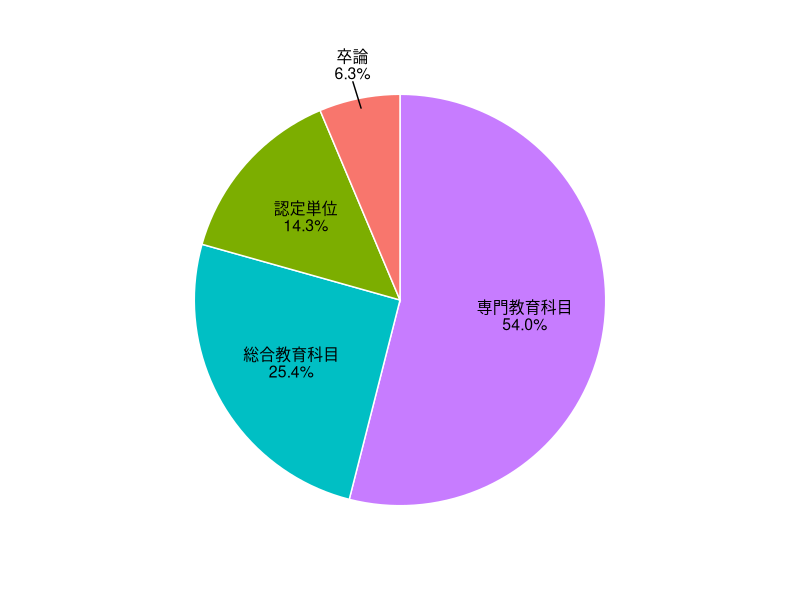
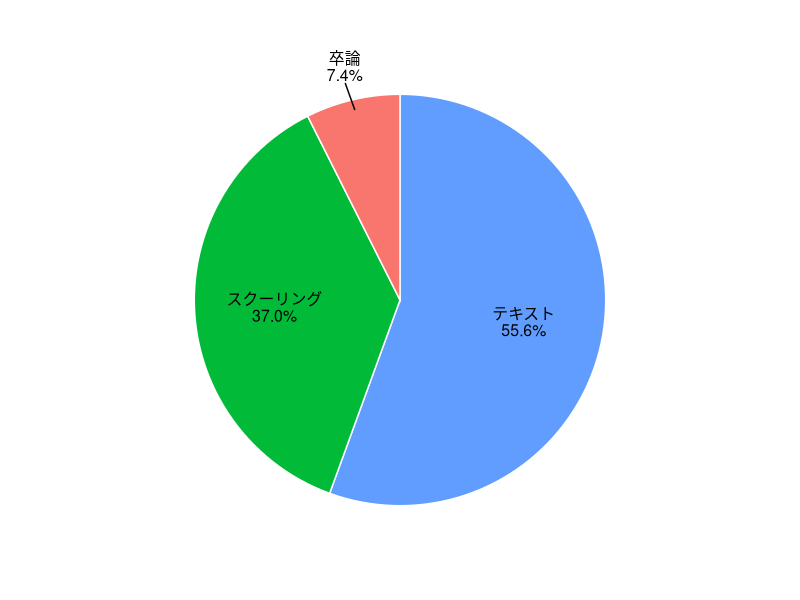
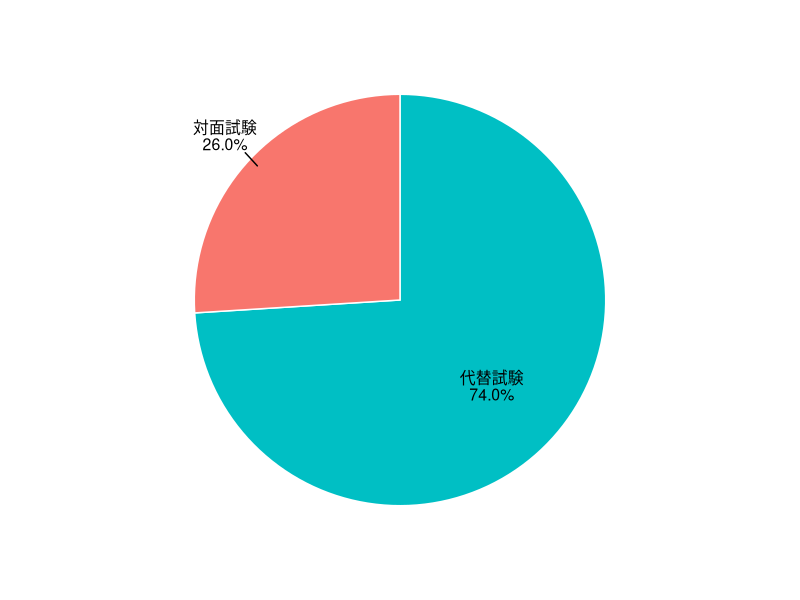
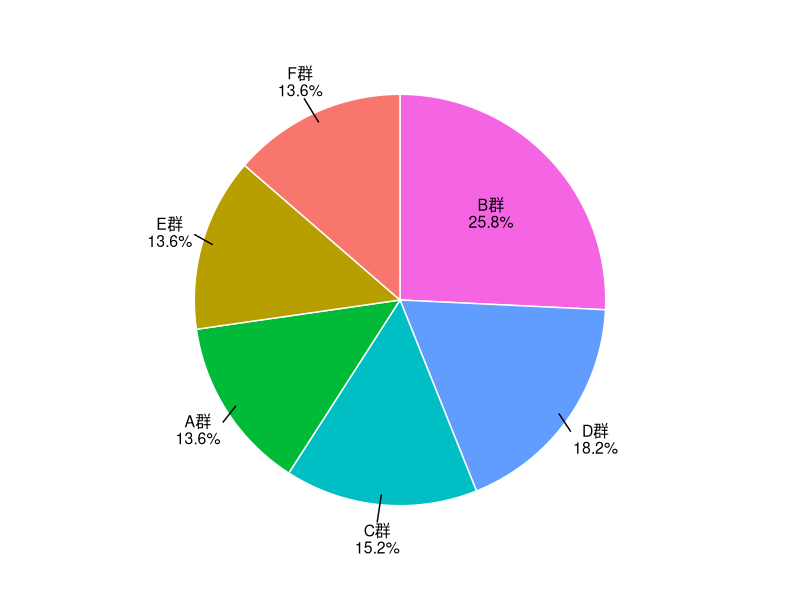
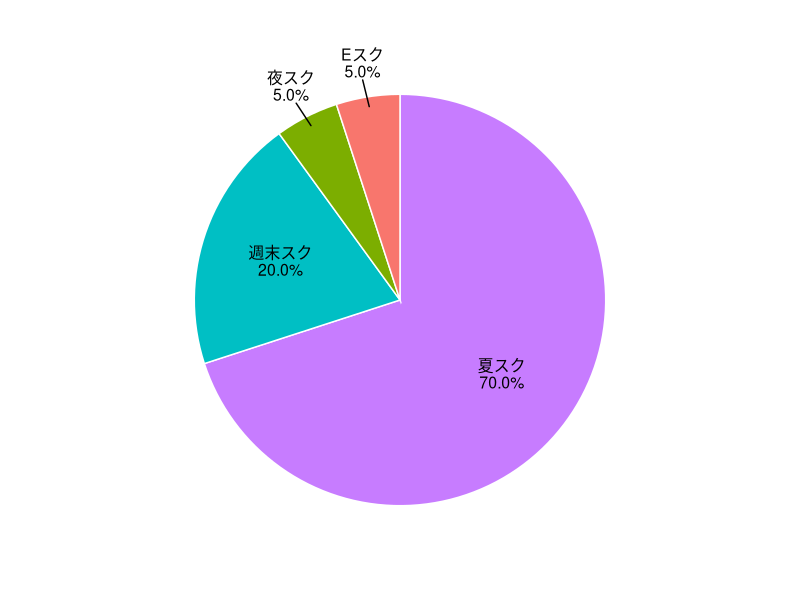
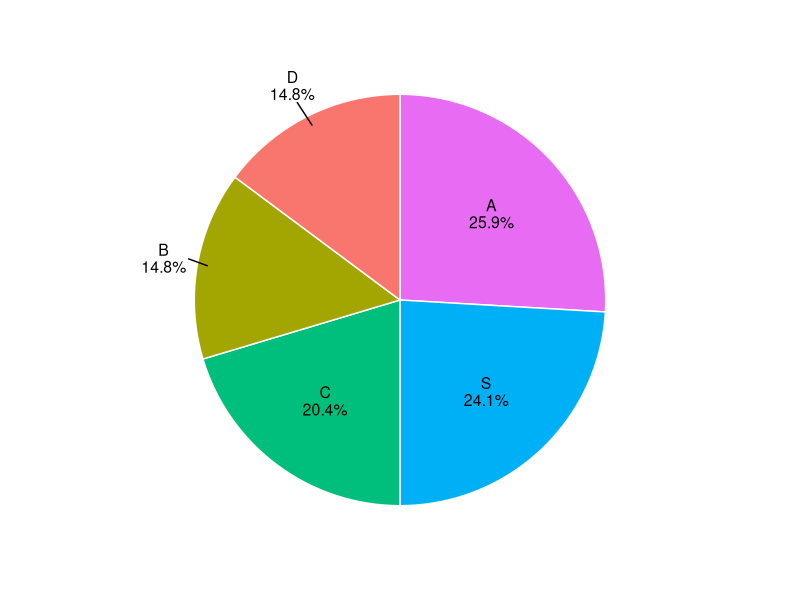
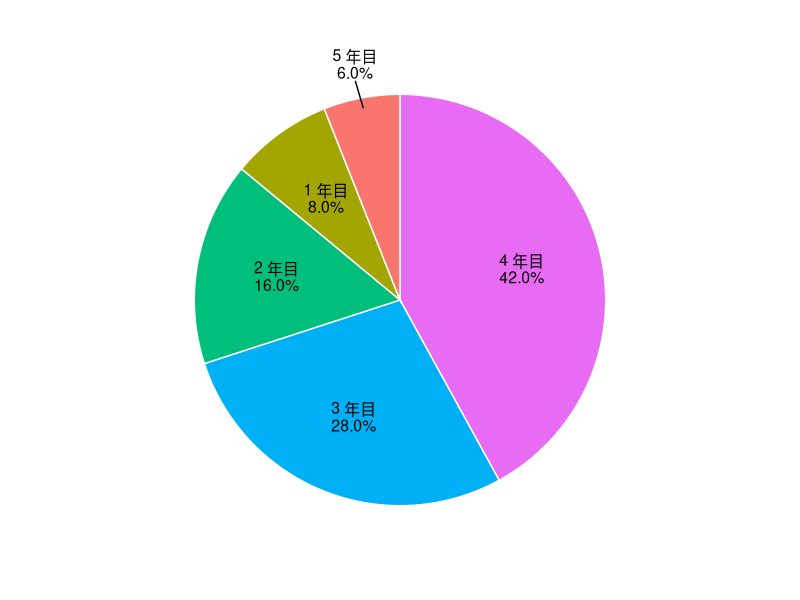
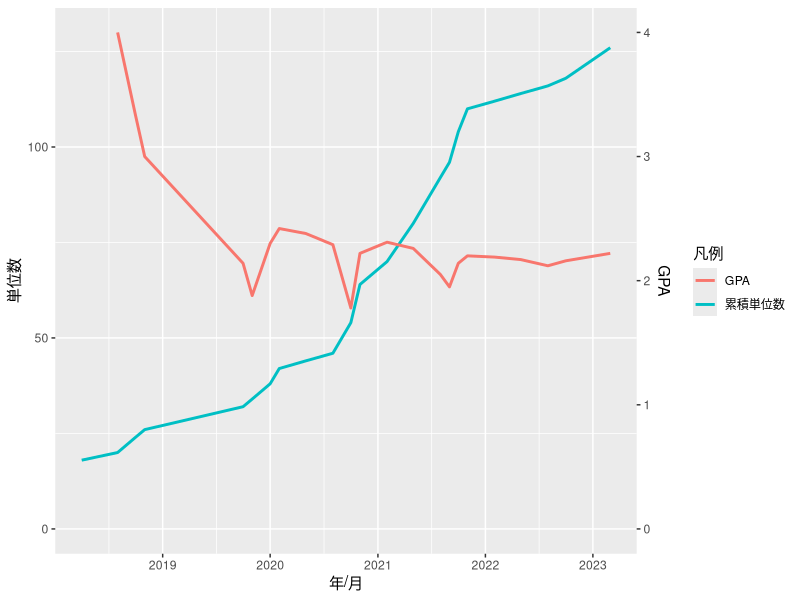

Generate these figures, in order, with R:
## ---- chunk 1
knitr::opts_chunk$set(echo = TRUE)
library(dplyr)
library(stringr)
library(ggplot2)
library(ggrepel)
df<-read.csv ("./kccstats.csv")
## ---- chunk 2
if(0){
matrix <- group_by(df, courseDivision)
matrix <- summarise(matrix,
  divisionName = case_when(
    head(courseDivision,1) == 0 ~ "認定単位", 
    head(courseDivision,1) == 1 ~ "総合教育科目", 
    head(courseDivision,1) == 2 ~ "専門教育科目", 
    head(courseDivision,1) == 3 ~ "卒論"
  ),
  credits = sum(credits),
  GPA = round(sum(GPA)/sum(credits),2),
)
# courceDivision列を削除
matrix <- matrix[,-1]
# 合計
totalCredits <- sum(subset(
  df$credits,
  df$credits & df$GPA>=0
))
totalGPA <- round(sum(subset(
  df$GPA, 
  df$credits & df$GPA>=0
)) / total, 2)
totalRow <- data.frame(
  divisionName = c("計"),
  credits = c(totalCredits),
  GPA = c(totalGPA)
)
matrix <- rbind(matrix,totalRow)
# NA削除
matrix <- subset(matrix, !(is.na(matrix$divisionName)))
# 列名変更
colnames(matrix) <- c("区分","単位数","GPA")
matrix
}
## ---- chunk 3
# 認定
nintei <- sum(subset(df$credits,df$courseDivision==0))
# 総合科目
sougou <- sum(subset(
  df$credits,
  df$courseDivision==1 & df$GPA>=0
))
sougouGPA <- round(sum(subset(
  df$GPA, 
  df$courseDivision==1 & df$GPA>=0
))/sougou, 2)
# 専門科目
senmon <- sum(subset(
  df$credits,
  df$courseDivision==2 & df$GPA>=0
))
senmonGPA <- round(sum(subset(
  df$GPA, 
  df$courseDivision==2 & df$GPA>=0
))/senmon, 2)
# 卒論
sotsuron <- sum(subset(
  df$credits,
  df$courseDivision==3 & df$GPA>=0
))
sotsuronGPA <- round(sum(subset(
  df$GPA, 
  df$courseDivision==3
))/sotsuron, 2)
# 必修
hisshu  <- sum(subset(
  df$credits,
  df$isRequired==1 & df$GPA>=0
))
hisshuGPA <- round(sum(subset(
  df$GPA, 
  df$isRequired==1 & df$GPA>=0
))/hisshu, 2)
# 選択
sentaku <- sum(subset(
  df$credits,
  df$isRequired==0 & df$GPA>=0
))
sentakuGPA <- round(sum(subset(
  df$GPA, 
  df$isRequired==0 & df$GPA>=0
))/sentaku, 2)
# テキスト
text <- sum(subset(
  df$credits,
  df$isSchooling==0 & df$GPA>=0
))
textGPA <- round(sum(subset(
  df$GPA, 
  df$isSchooling==0 & df$GPA>=0
))/text, 2)
# スクーリング
schooling <- sum(subset(
  df$credits,
  df$isSchooling==1 & df$GPA>=0
))
schoolingGPA <- round(sum(subset(
  df$GPA, 
  df$isSchooling==1 & df$GPA>=0
))/schooling, 2)
# 対面
taimen <- sum(subset(
  df$credits,
  df$isFace2FaceExam==1 & df$GPA>=0
))
taimenGPA <- round(sum(subset(
  df$GPA, 
  df$isFace2FaceExam==1 & df$GPA>=0
))/taimen, 2)
# 代替
daitai <- sum(subset(
  df$credits,
  df$isFace2FaceExam==0 & df$GPA>=0
))
daitaiGPA <- round(sum(subset(
  df$GPA, 
  df$isFace2FaceExam==0 & df$GPA>=0
))/daitai, 2)
# 合計
total <- sum(subset(
  df$credits,
  df$GPA>=0
))
totalGPA <- round(sum(subset(
  df$GPA, 
  df$GPA>=0
)) / total, 2)
# データフレーム作成
matrix <- data.frame(
  "区分" = c("認定単位","総合教育科目","専門教育科目","必修科目","選択科目","テキスト","スクーリング","対面試験","代替試験","卒論","取得単位計"),
  "単位数" = c(nintei,sougou,senmon,hisshu,sentaku,text,schooling,taimen,daitai,sotsuron,total),
  "GPA" = c(NA,sougouGPA,senmonGPA,hisshuGPA,sentakuGPA,textGPA,schoolingGPA,taimenGPA,daitaiGPA,sotsuronGPA,totalGPA)
)
matrix
## ---- chunk 4
options(warn=-1)
sample_data <- data.frame(
    type = c("認定単位","総合教育科目","専門教育科目","卒論"),
    n = c(nintei,sougou,senmon,sotsuron)
)
# 凡例を外にするのか内にするのかの境界。描画時にエラーになるときはここを調整してみる 
txtBorder = 0.1
(sample_data %>% arrange(desc(n)) %>%
    mutate(ypos = cumsum(n) - n / 2) %>%
    mutate(per = n / sum(n)) %>%
    mutate(label = paste0(type, "\n", scales::percent(per, 0.1))) %>%
    ggplot(aes(x = 0, y = n, fill = factor(rev(ypos))))
    + geom_col(color = "white")
    + coord_polar("y")
    + geom_text(data = (. %>% filter(per >= txtBorder)),
        aes(x = 0.1, y = ypos, label = label), lineheight = 0.9, size = 4)
    + geom_text_repel(data = (. %>% filter(!(per >= txtBorder))),
        aes(x = 0.4, y = ypos, label = label), nudge_x = 0.2, lineheight = 0.9, size = 4)
    #+ scale_fill_manual(values = rep(alpha(c("#03af7a","#fff100","#005aff","#ff4b00","#4dc4ff","#ff8082","#f6aa00","#990099"), 0.6), 2))
    + theme_void()
    + theme(legend.position = "none")
)
## ---- chunk 5
options(warn=-1)
sample_data <- data.frame(
    type = c("テキスト","スクーリング","卒論"),
    n = c(text,schooling,sotsuron)
)
# 凡例を外にするのか内にするのかの境界。描画時にエラーになるときはここを調整してみる 
txtBorder = 0.1
(sample_data %>% arrange(desc(n)) %>%
    mutate(ypos = cumsum(n) - n / 2) %>%
    mutate(per = n / sum(n)) %>%
    mutate(label = paste0(type, "\n", scales::percent(per, 0.1))) %>%
    ggplot(aes(x = 0, y = n, fill = factor(rev(ypos))))
    + geom_col(color = "white")
    + coord_polar("y")
    + geom_text(data = (. %>% filter(per >= txtBorder)),
        aes(x = 0.1, y = ypos, label = label), lineheight = 0.9, size = 4)
    + geom_text_repel(data = (. %>% filter(!(per >= txtBorder))),
        aes(x = 0.4, y = ypos, label = label), nudge_x = 0.2, lineheight = 0.9, size = 4)
    #+ scale_fill_manual(values = rep(alpha(c("#03af7a","#fff100","#005aff","#ff4b00","#4dc4ff","#ff8082","#f6aa00","#990099"), 0.6), 2))
    + theme_void()
    + theme(legend.position = "none")
)
## ---- chunk 6
options(warn=-1)
sample_data <- data.frame(
    type = c("対面試験","代替試験"),
    n = c(taimen,daitai)
)
# 凡例を外にするのか内にするのかの境界。描画時にエラーになるときはここを調整してみる 
txtBorder = 0.3
(sample_data %>% arrange(desc(n)) %>%
    mutate(ypos = cumsum(n) - n / 2) %>%
    mutate(per = n / sum(n)) %>%
    mutate(label = paste0(type, "\n", scales::percent(per, 0.1))) %>%
    ggplot(aes(x = 0, y = n, fill = factor(rev(ypos))))
    + geom_col(color = "white")
    + coord_polar("y")
    + geom_text(data = (. %>% filter(per >= txtBorder)),
        aes(x = 0.1, y = ypos, label = label), lineheight = 0.9, size = 4)
    + geom_text_repel(data = (. %>% filter(!(per >= txtBorder))),
        aes(x = 0.4, y = ypos, label = label), nudge_x = 0.2, lineheight = 0.9, size = 4)
    #+ scale_fill_manual(values = rep(alpha(c("#03af7a","#fff100","#005aff","#ff4b00","#4dc4ff","#ff8082","#f6aa00","#990099"), 0.6), 2))
    + theme_void()
    + theme(legend.position = "none")
)
## ---- chunk 7
groupA <- sum(subset(df$credits,df$classGroup=="A" & df$GPA>=0))
groupAGPA <- round(sum(subset(df$GPA, df$classGroup=="A" & df$GPA>=0))/groupA, 2)
groupB <- sum(subset(df$credits,df$classGroup=="B" & df$GPA>=0))
groupBGPA <- round(sum(subset(df$GPA, df$classGroup=="B" & df$GPA>=0))/groupB, 2)
groupC <- sum(subset(df$credits,df$classGroup=="C" & df$GPA>=0))
groupCGPA <- round(sum(subset(df$GPA, df$classGroup=="C" & df$GPA>=0))/groupC, 2)
groupD <- sum(subset(df$credits,df$classGroup=="D" & df$GPA>=0))
groupDGPA <- round(sum(subset(df$GPA, df$classGroup=="D" & df$GPA>=0))/groupD, 2)
groupE <- sum(subset(df$credits,df$classGroup=="E" & df$GPA>=0))
groupEGPA <- round(sum(subset(df$GPA, df$classGroup=="E" & df$GPA>=0))/groupE, 2)
groupF <- sum(subset(df$credits,df$classGroup=="F" & df$GPA>=0))
groupFGPA <- round(sum(subset(df$GPA, df$classGroup=="F" & df$GPA>=0))/groupF, 2)
# データフレーム作成
matrix <- data.frame(
  "科目群" = c("A群","B群","C群","D群","E群","F群"),
  "単位数" = c(groupA,groupB,groupC,groupD,groupE,groupF),
  "GPA" = c(groupAGPA,groupBGPA,groupCGPA,groupDGPA,groupEGPA,groupFGPA)
)
matrix

options(warn=-1)
sample_data <- data.frame(
    type = c("A群","B群","C群","D群","E群","F群"),
    n = c(groupA,groupB,groupC,groupD,groupE,groupF)
)
# 凡例を外にするのか内にするのかの境界。描画時にエラーになるときはここを調整してみる 
txtBorder = 0.2
(sample_data %>% arrange(desc(n)) %>%
    mutate(ypos = cumsum(n) - n / 2) %>%
    mutate(per = n / sum(n)) %>%
    mutate(label = paste0(type, "\n", scales::percent(per, 0.1))) %>%
    ggplot(aes(x = 0, y = n, fill = factor(rev(ypos))))
    + geom_col(color = "white")
    + coord_polar("y")
    + geom_text(data = (. %>% filter(per >= txtBorder)),
        aes(x = 0.1, y = ypos, label = label), lineheight = 0.9, size = 4)
    + geom_text_repel(data = (. %>% filter(!(per >= txtBorder))),
        aes(x = 0.4, y = ypos, label = label), nudge_x = 0.2, lineheight = 0.9, size = 4)
    #+ scale_fill_manual(values = rep(alpha(c("#03af7a","#fff100","#005aff","#ff4b00","#4dc4ff","#ff8082","#f6aa00","#990099"), 0.6), 2))
    + theme_void()
    + theme(legend.position = "none")
)
## ---- chunk 8
# 夏スク
SS <- sum(subset(df$credits,df$schoolingType=="SS" & df$GPA>=0))
SSGPA <- round(sum(subset(df$GPA, df$schoolingType=="SS" & df$GPA>=0))/SS, 2)
# 週末スク
WS <- sum(subset(df$credits,df$schoolingType=="WS" & df$GPA>=0))
WSGPA <- round(sum(subset(df$GPA, df$schoolingType=="WS" & df$GPA>=0))/WS, 2)
# 夜スク
ES <- sum(subset(df$credits,df$schoolingType=="ES" & df$GPA>=0))
ESGPA <- round(sum(subset(df$GPA, df$schoolingType=="ES" & df$GPA>=0))/ES, 2)
# Eスク
E <- sum(subset(df$credits,df$schoolingType=="E" & df$GPA>=0))
EGPA <- round(sum(subset(df$GPA, df$schoolingType=="E" & df$GPA>=0))/E, 2)
# データフレーム作成
matrix <- data.frame(
  "区分" = c("夏スク","週末スク","夜スク","Eスク"),
  "単位数" = c(SS,WS,ES,E),
  "GPA" = c(SSGPA,WSGPA,ESGPA,EGPA)
)
matrix
## ---- chunk 9
options(warn=-1)
sample_data <- data.frame(
    type = matrix$区分,
    n = matrix$単位数
)
# 凡例を外にするのか内にするのかの境界。描画時にエラーになるときはここを調整してみる 
txtBorder = 0.08
(sample_data %>% arrange(desc(n)) %>%
    mutate(ypos = cumsum(n) - n / 2) %>%
    mutate(per = n / sum(n)) %>%
    mutate(label = paste0(type, "\n", scales::percent(per, 0.1))) %>%
    ggplot(aes(x = 0, y = n, fill = factor(rev(ypos))))
    + geom_col(color = "white")
    + coord_polar("y")
    + geom_text(data = (. %>% filter(per >= txtBorder)),
        aes(x = 0.1, y = ypos, label = label), lineheight = 0.9, size = 4)
    + geom_text_repel(data = (. %>% filter(!(per >= txtBorder))),
        aes(x = 0.4, y = ypos, label = label), nudge_x = 0.2, lineheight = 0.9, size = 4)
    #+ scale_fill_manual(values = rep(alpha(c("#03af7a","#fff100","#005aff","#ff4b00","#4dc4ff","#ff8082","#f6aa00","#990099"), 0.6), 2))
    + theme_void()
    + theme(legend.position = "none")
)
## ---- chunk 10
S     <- sum(subset(df$credits, df$grade=='S'))
#rateS <- round(S/total*100,2)
A     <- sum(subset(df$credits, df$grade=='A'))
#rateA <- round(A/total*100,2)
B     <- sum(subset(df$credits, df$grade=='B'))
#rateB <- round(B/total*100,2)
C     <- sum(subset(df$credits, df$grade=='C'))
#rateC <- round(C/total*100,2)
D     <- sum(subset(df$credits, df$grade=='D'))
#rateD <- round(D/total*100,2)
# データフレーム作成
matrix <- data.frame(
  "評価"   = c("S (秀)","A (優)","B (良)","C (可)","D (不可)"),
  "単位数" = c(S,A,B,C,D)
  #"比率"   = c(paste(rateS,"%"),paste(rateA,"%"),paste(rateB,"%"),paste(rateC,"%"),paste(rateD,"%"))
)
matrix
## ---- chunk 11
options(warn=-1)
sample_data <- data.frame(
    type = c("S", "A", "B", "C", "D"),
    n = c(S, A, B, C, D)
)
# 凡例を外にするのか内にするのかの境界。描画時にエラーになるときはここを調整してみる 
txtBorder = 0.2
(sample_data %>% arrange(desc(n)) %>%
    mutate(ypos = cumsum(n) - n / 2) %>%
    mutate(per = n / sum(n)) %>%
    mutate(label = paste0(type, "\n", scales::percent(per, 0.1))) %>%
    ggplot(aes(x = 0, y = n, fill = factor(rev(ypos))))
    + geom_col(color = "white")
    + coord_polar("y")
    + geom_text(data = (. %>% filter(per >= txtBorder)),
        aes(x = 0.1, y = ypos, label = label), lineheight = 0.9, size = 4)
    + geom_text_repel(data = (. %>% filter(!(per >= txtBorder))),
        aes(x = 0.4, y = ypos, label = label), nudge_x = 0.2, lineheight = 0.9, size = 4)
    #+ scale_fill_manual(values = rep(alpha(c("#03af7a","#fff100","#005aff","#ff4b00","#4dc4ff","#ff8082","#f6aa00","#990099"), 0.6), 2))
    + theme_void()
    + theme(legend.position = "none")
)
## ---- chunk 12
matrix <- df
# acquireYearでグループ化
matrix <- subset(matrix, !(is.na(matrix$acquireYear)))
matrix <- group_by(matrix, acquireYear)
# 年度ごと集計
matrix <- summarise(matrix,
  acquireYear  = paste(head(acquireYear,1), "年目"),
  credits      = sum(credits),
  GPA          = round(sum(GPA)/sum(credits), 2)
)
# 単位がある年だけに限定
matrix <- subset(matrix, matrix$credits>0)
# 列名変更
colnames(matrix) <- c("年度","単位数","GPA")
matrix
## ---- chunk 13
options(warn=-1)
sample_data <- data.frame(
    type = matrix$年度,
    n    = matrix$単位数
)
# 凡例を外にするのか内にするのかの境界。描画時にエラーになるときはここを調整してみる 
txtBorder = 0.08
(sample_data %>% arrange(desc(n)) %>%
    mutate(ypos = cumsum(n) - n / 2) %>%
    mutate(per = n / sum(n)) %>%
    mutate(label = paste0(type, "\n", scales::percent(per, 0.1))) %>%
    ggplot(aes(x = 0, y = n, fill = factor(rev(ypos))))
    + geom_col(color = "white")
    + coord_polar("y")
    + geom_text(data = (. %>% filter(per >= txtBorder)),
        aes(x = 0.1, y = ypos, label = label), lineheight = 0.9, size = 4)
    + geom_text_repel(data = (. %>% filter(!(per >= txtBorder))),
        aes(x = 0.4, y = ypos, label = label), nudge_x = 0.2, lineheight = 0.9, size = 4)
    #+ scale_fill_manual(values = rep(alpha(c("#03af7a","#fff100","#005aff","#ff4b00","#4dc4ff","#ff8082","#f6aa00","#990099"), 0.6), 2))
    + theme_void()
    + theme(legend.position = "none")
)
# if(0){}でコメントアウト
if(0){
(sample_data %>% arrange(desc(n)) %>%
    mutate(ypos = cumsum(n) - n / 2) %>%
    mutate(per = n / sum(n)) %>%
    mutate(label = paste0(type, "\n", scales::percent(per, 0.1))) %>%
    ggplot(aes(x = 0, y = n, fill = factor(n)))
    + geom_col()
    + coord_polar("y")
    + geom_text(data = (. %>% filter(per >= 0.05)),
        aes(x = 0.1, y = ypos, label = label))
    + geom_text_repel(
        data = (. %>% 
          filter(!(per >= 0.05))
        ),
        aes(x = 0.4, y = ypos, label = label), nudge_x = 0.2)
    + theme_void()
    + theme(legend.position = "none")
)
}
## ---- chunk 14
options(warn=-1)
df$acquireSemester <- as.Date(df$acquireSemester, "%Y/%m/%d")

#1 y軸の幅指定
y1.lim <- c(0, 130)  #左軸 creditsAccumulation
y2.lim <- c(0, 4)    #右軸 temporaryGPA
#2 気圧の数値を、上記y1.limとy2.limの幅で記載する際に、各数値を調整
#pとlim1とlim2に対する処理を{}にかく
variable_scaler<- function(p, lim1, lim2){
  #lim2[1]は、軸スケールの最小値
  to_zero  <- p-lim2[1]
  #lim1[2]はy1.limの最大値から、lim1[1]はy1.limの最小値を引いたものがy1.lim（左軸）幅ということ。
  y1_range <- lim1[2]-lim1[1]
  #上記と同様y2.lim（右軸）の幅
  y2_range <- lim2[2]-lim2[1]
  #気圧の各数値から、最小値をひく。これに、y1幅/y2幅をかける。y2（右軸）の幅表示をy1（左軸）の幅表示に合わせる作業。
  #左軸の最小値をゼロとするため、もし0以上であれば、その分y1の最小値を足しておく。
  scaled   <- to_zero*y1_range/y2_range
  from_zero <- scaled + lim1[1]     
  return(from_zero)
}

#y2.lim(右軸)の目盛表示を調整。左軸情報から右軸を作成する。
axis_scaler <- function(p, lim1, lim2){
  #左軸の数値-y1（左軸）の最小値
  to_zero <- p-lim1[1]
  y1_range <- lim1[2]-lim1[1] 
  y2_range <- lim2[2]-lim2[1]
  #pは、左軸情報として最小〜最大値があるので、それぞれにy2幅/y1幅をかけることで、左軸情報が右軸情報に変える。
  scaled <- to_zero*y2_range/y1_range
  #右軸の最小値分足しておく。
  from_zero <- scaled + lim2[1]
  return(from_zero)
}
ggplot()+
geom_line(
  data=df,
  aes(
    x=acquireSemester, 
    y=creditsAccumulation,
    color="累積単位数"
  ),
  size=1
)+
geom_line(
  data=df,
  aes(
    x=acquireSemester,
    y=variable_scaler(
      temporaryGPA,
      y1.lim,
      y2.lim
    ),
    color="GPA"
  ),
  size=1
)+
scale_y_continuous(
   limit=y1.lim,
   sec.axis=sec_axis(
     ~(axis_scaler(., y1.lim, y2.lim)),
     name="GPA"
   )
)+
labs(x="年/月", y="単位数", color="凡例")

## ---- chunk 15
ranking <- subset(df, examFaultTimes>0, select=c("className","examFaultTimes"))
# 順位を列名rankとして追加
ranking$rank <- rank(-ranking$examFaultTimes, na.last=NA, ties.method = "min")
# rankの昇順にソート
ranking <- ranking[order(ranking$rank),]
# 列名変更
colnames(ranking) <- c("科目名","不合格回数","順位")
# 列入れ替え
ranking <- ranking[,c(3,1,2)]
# 行番号削除
rownames(ranking) <- NULL
ranking
## ---- chunk 16
df2<-read.csv ("./kccstats_repo.csv")

ranking <- df2
# reportIDでグループ化
ranking <-  group_by(ranking, reportID)
# 同じreportIDの行数-1が不合格回数, それ以外の列は一番上のデータをそのまま表示
ranking <- summarise(ranking,
  reportName=head(reportName,1),
  reportDetail=head(reportDetail,1),
  faultTimes=n()-1
)
# 行と列を限定
ranking <- subset(ranking, ranking$faultTimes>0, select=c("reportName","reportDetail","faultTimes"))
# 順位を列名rankとして追加
ranking$rank <- rank(-ranking$faultTimes, na.last=NA, ties.method = "min")
# rankの昇順にソート
ranking <- ranking[order(ranking$rank),]
# 列名変更
colnames(ranking) <- c("科目名","分冊","不合格回数","順位")
# 列入れ替え
ranking <- ranking[,c(4,1,2,3)]
# 行番号削除
rownames(ranking) <- NULL
ranking
## ---- chunk 17
# 日数を計算して追加
source <- mutate(df2,daysToReturn=(as.Date(returnDate)-as.Date(receiveDate)))
# 列を限定
source <- subset(source, daysToReturn>0, select=c("reportName","reportDetail","submitTime","daysToReturn","result"))
## ---- chunk 18
ranking <-source
# 順位を列名rankとして追加
ranking$rank <- rank(ranking$daysToReturn, na.last=NA, ties.method = "min")
# rankの昇順にソート
ranking <- ranking[order(ranking$rank),]
# 上位5位に限定
ranking <- subset(ranking, rank<=5)
# 列名変更
colnames(ranking) <- c("科目名","分冊","提出回","返却日数","結果","順位")
# 列入れ替え
ranking <- ranking[,c(6,1,2,3,4,5)]
# 行番号削除
rownames(ranking) <- NULL
#select.df2[c(1, 2, 3),]
ranking
## ---- chunk 19
ranking <-source
# 順位を列名rankとして追加
ranking$rank <- rank(-ranking$daysToReturn, na.last=NA, ties.method = "min")
# rankの昇順にソート
ranking <- ranking[order(ranking$rank),]
# 上位5位に限定
ranking <- subset(ranking, rank<=5)
# 列名変更
colnames(ranking) <- c("科目名","分冊","提出回","返却日数","結果","順位")
# 列入れ替え
ranking <- ranking[,c(6,1,2,3,4,5)]
# 行番号削除
rownames(ranking) <- NULL
ranking
